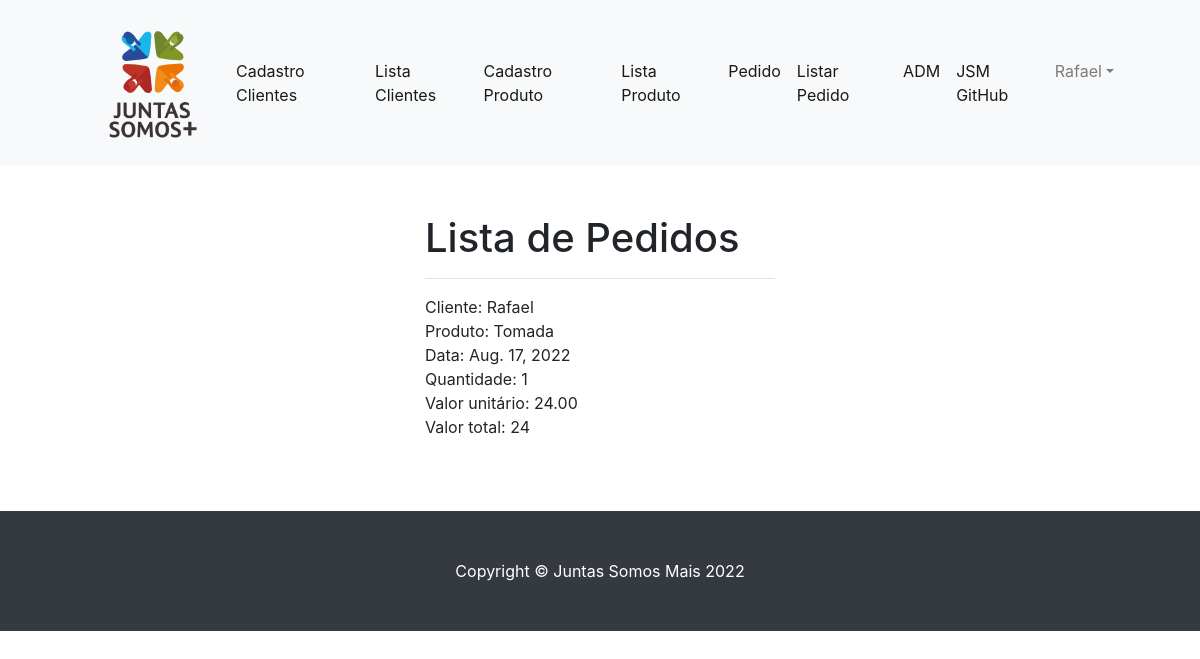
The app's page /visualizarpedido/ (signed in) with its own data.
### jsm_app/models.py (models this page shows, shortened)
class Usuario(models.Model):
    user = User
    nome = models.CharField(max_length=100)
    email = models.EmailField()
    senha = models.CharField(max_length=64)
    def __str__(self) -> str:
        return self.nome

class Pedido(models.Model):
    cliente = models.ForeignKey(Usuario, on_delete=models.DO_NOTHING)
    produto = models.ForeignKey(Produto, on_delete=models.DO_NOTHING)
    data = models.DateField(default=timezone.now)
    quantidade = models.IntegerField(default=1)
    valorUnitario = models.DecimalField(max_digits=7, decimal_places=2)
    status = models.CharField(max_length=30, default='NOVO')

class Produto(models.Model):
    categoria = models.ForeignKey(Categoria, on_delete=models.DO_NOTHING) #se deletar a  categoria vai ignorar e manter os produtos
    nome = models.CharField(max_length=100)
    valor = models.DecimalField(max_digits=7, decimal_places=2)
    quantidade = models.IntegerField()  # estoque
    destaque = models.BooleanField(
        null=False, default=0)  # produtos em promocao
    figura = models.ImageField(upload_to='images/')
    def __str__(self):
        return self.nome

### jsm_app/views.py (the view)
# urls.py: path('visualizarpedido/', views.visualizarpedido, name='visualizarpedido'),
def visualizarpedido(request):
    if request.session.get('usuario'):
        usuario = Usuario.objects.get(id=request.session['usuario'])
        u = obter_usuario_da_sessao(request)
        pedido = Pedido.objects.filter(cliente=usuario)
        return render(request, 'visualizarpedido.html', {'pedido': pedido, 'usuario': u})
    else:
        return redirect('/login/?status=2')

### jsm_app/views.py (called while the page is built)
def obter_usuario_da_sessao(request):
    usuario = {
        "id": request.session.get('usuario'),
        "nome": request.session.get('nome_usuario'),
        "email": request.session.get('email_usuario'),
        "logado": request.session.get('logado'),
    }
    return usuario

### jsm_app/templates/visualizarpedido.html (shortened to what this page needs)
{% extends 'base.html' %}
{% block 'conteudo' %}
<div class="container">
    <div class="row">
        <div class="col-md">
        </div>
        <div class="col-md">
            <h1>Lista de Pedidos</h1>
            <hr>{% comment %}  para colocar uma linha abaixo do Lista de Pedidos {% endcomment %}
            {% for pedido in pedido %}
                Cliente: {{ pedido.cliente }} <br>
                Produto: {{ pedido.produto }} <br>
                Data: {{ pedido.data }} <br>
                Quantidade: {{ pedido.quantidade }} <br>
                Valor unitário: {{ pedido.valorUnitario }} <br>
                Valor total: {% widthratio pedido.valorUnitario 1  pedido.quantidade %} <br><br>
            {% endfor %}
        </div>
        <div class="col-md">
        </div>
{% endblock %}

### templates/base.html (shortened to what this page needs)
<!DOCTYPE html>
<html lang="pt-BR">
  <head>
    <link
      rel="stylesheet"
      href="https://cdn.jsdelivr.net/npm/bootstrap@4.6.2/dist/css/bootstrap.min.css"
    />
    <link
      href="https://cdn.jsdelivr.net/npm/bootstrap-icons@1.5.0/font/bootstrap-icons.css"
      rel="stylesheet"
    />
    <link
      rel="stylesheet"
      href="https://cdn.jsdelivr.net/npm/bootstrap@4.6.2/dist/css/bootstrap.min.css"
    />
  </head>
  <body>
    <nav class="navbar navbar-expand-lg navbar-light bg-light">
      <div class="container px-4 px-lg-5">
        <div>
          <a href="/"><img src = "/media/images/Juntas_Somos_+.png" widht="150" height="150" alt=""></a></div>
        <div class="collapse navbar-collapse" id="navbarSupportedContent">
          <ul class="navbar-nav">
            <li class="nav-item">
              <a class="nav-link active" aria-current="page" href="/cadastro"
                >Cadastro Clientes</a
              >
            </li>
            <li class="nav-item">
              <a
                class="nav-link active"
                aria-current="page"
                href="/listaclientes"
                >Lista Clientes</a
              >
            </li>
            <li class="nav-item">
              <a class="nav-link active" aria-current="page" href="/produto"
                >Cadastro Produto</a
              >
            </li>
            <li class="nav-item">
              <a
                class="nav-link active"
                aria-current="page"
                href="/visualizarproduto"
                >Lista Produto</a
              >
            </li>
            <li class="nav-item">
              <a class="nav-link active" aria-current="page" href="/pedido"
                >Pedido</a
              >
            </li>
            <li class="nav-item">
              <a
                class="nav-link active"
                aria-current="page"
                href="/visualizarpedido"
                >Listar Pedido</a
              >
            </li>
            <li class="nav-item">
              <a class="nav-link active" aria-current="page" href="/admin"
                >ADM</a
              >
            </li>
            <li class="nav-item">
              <a
                class="nav-link active"
                aria-current="page"
                href="https://github.com/hinale/juntas-somos-mais"
                >JSM GitHub</a
              >
            </li>
            {% if usuario.logado %}
            <li class="nav-item dropdown">
              <a class="nav-link dropdown-toggle" id="navbarDropdown" href="#" role="button" data-bs-toggle="dropdown" aria-expanded="false">{{ usuario.nome }}</a>
            </li>
            {% else %}
            <li class="nav-item">
              <a class="nav-link active" aria-current="page" href="/login"
                >Login</a
              >
            </li>
            {% endif %}
          </ul>
        </div>
      </div>
    </nav>
    <section class="py-5">
      {% block 'conteudo' %}{% endblock %}</section>
    <footer class="py-5 bg-dark">
        <div class="container"><p class="m-0 text-center text-white">Copyright &copy; Juntas Somos Mais 2022</p></div>
    </footer>
</body>
</html>

### records on screen
Usuario: nome "Rafael"
Pedido: cliente "Rafael", produto "Tomada", data "Aug. 17, 2022", quantidade "1", valorUnitario "24.00", valorUnitario+quantidade "24"
